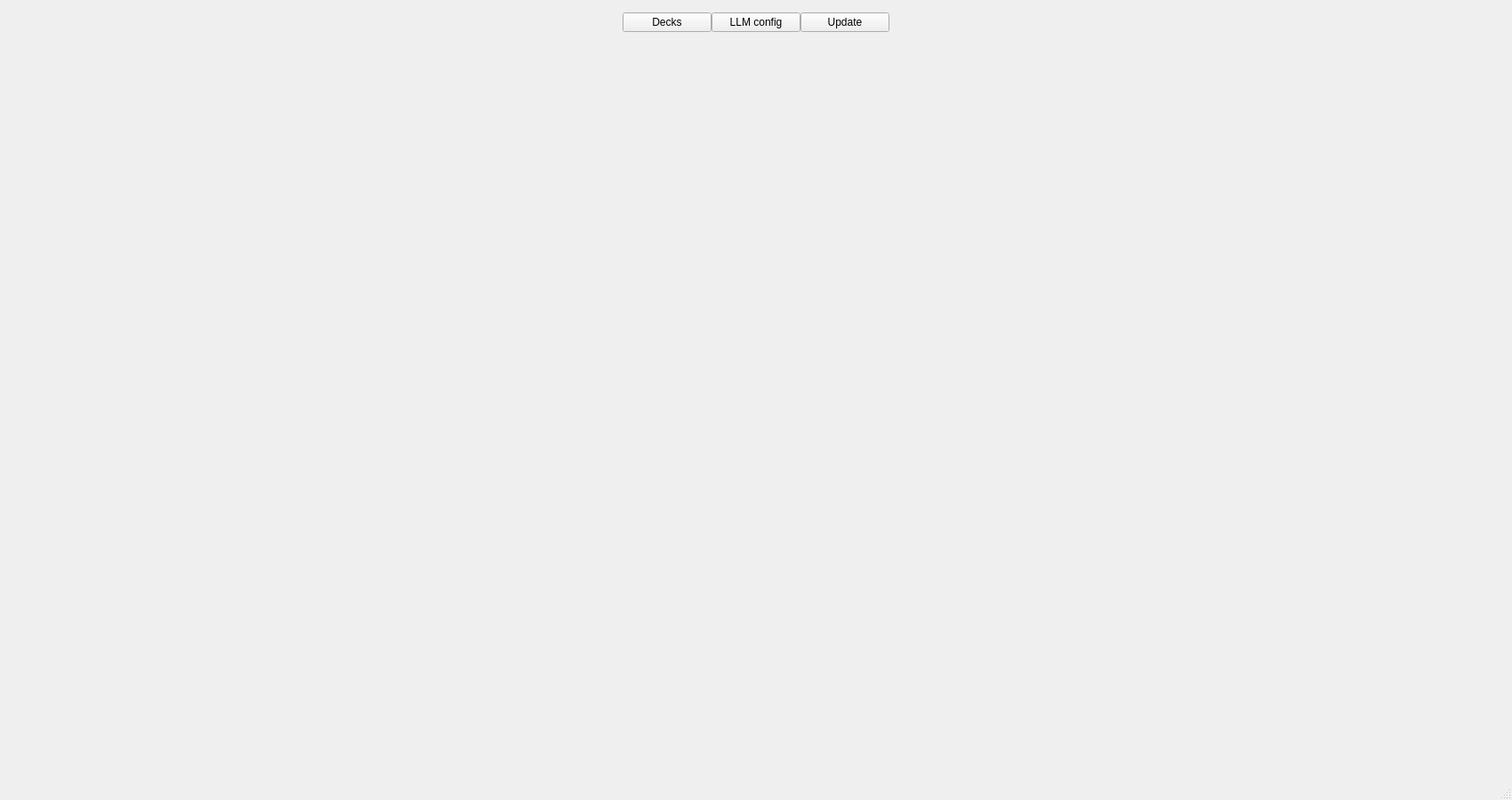
<?xml version="1.0" encoding="UTF-8"?>
<ui version="4.0">
 <class>MainWindow</class>
 <widget class="QMainWindow" name="MainWindow">
  <property name="geometry">
   <rect>
    <x>0</x>
    <y>0</y>
    <width>1700</width>
    <height>900</height>
   </rect>
  </property>
  <property name="windowTitle">
   <string>AnkiLM</string>
  </property>
  <widget class="QWidget" name="main_widget">
   <layout class="QVBoxLayout" name="verticalLayout">
    <item>
     <spacer name="verticalSpacer">
      <property name="orientation">
       <enum>Qt::Vertical</enum>
      </property>
      <property name="sizeType">
       <enum>QSizePolicy::Fixed</enum>
      </property>
      <property name="sizeHint" stdset="0">
       <size>
        <width>20</width>
        <height>5</height>
       </size>
      </property>
     </spacer>
    </item>
    <item>
     <layout class="QHBoxLayout" name="horizontalLayout_2">
      <property name="spacing">
       <number>0</number>
      </property>
      <item>
       <spacer name="horizontalSpacer">
        <property name="orientation">
         <enum>Qt::Horizontal</enum>
        </property>
        <property name="sizeHint" stdset="0">
         <size>
          <width>40</width>
          <height>20</height>
         </size>
        </property>
       </spacer>
      </item>
      <item>
       <widget class="QPushButton" name="decks_btn">
        <property name="minimumSize">
         <size>
          <width>100</width>
          <height>0</height>
         </size>
        </property>
        <property name="cursor">
         <cursorShape>PointingHandCursor</cursorShape>
        </property>
        <property name="text">
         <string>Decks</string>
        </property>
       </widget>
      </item>
      <item>
       <widget class="QPushButton" name="llm_btn">
        <property name="minimumSize">
         <size>
          <width>100</width>
          <height>0</height>
         </size>
        </property>
        <property name="cursor">
         <cursorShape>PointingHandCursor</cursorShape>
        </property>
        <property name="text">
         <string>LLM config</string>
        </property>
       </widget>
      </item>
      <item>
       <widget class="QPushButton" name="update_btn">
        <property name="minimumSize">
         <size>
          <width>100</width>
          <height>0</height>
         </size>
        </property>
        <property name="cursor">
         <cursorShape>PointingHandCursor</cursorShape>
        </property>
        <property name="text">
         <string>Update</string>
        </property>
       </widget>
      </item>
      <item>
       <spacer name="horizontalSpacer_2">
        <property name="orientation">
         <enum>Qt::Horizontal</enum>
        </property>
        <property name="sizeHint" stdset="0">
         <size>
          <width>40</width>
          <height>20</height>
         </size>
        </property>
       </spacer>
      </item>
     </layout>
    </item>
    <item>
     <widget class="QWidget" name="centralwidget" native="true">
      <property name="sizePolicy">
       <sizepolicy hsizetype="Preferred" vsizetype="Expanding">
        <horstretch>0</horstretch>
        <verstretch>0</verstretch>
       </sizepolicy>
      </property>
     </widget>
    </item>
   </layout>
  </widget>
  <widget class="QStatusBar" name="statusbar"/>
 </widget>
 <resources/>
 <connections/>
</ui>
